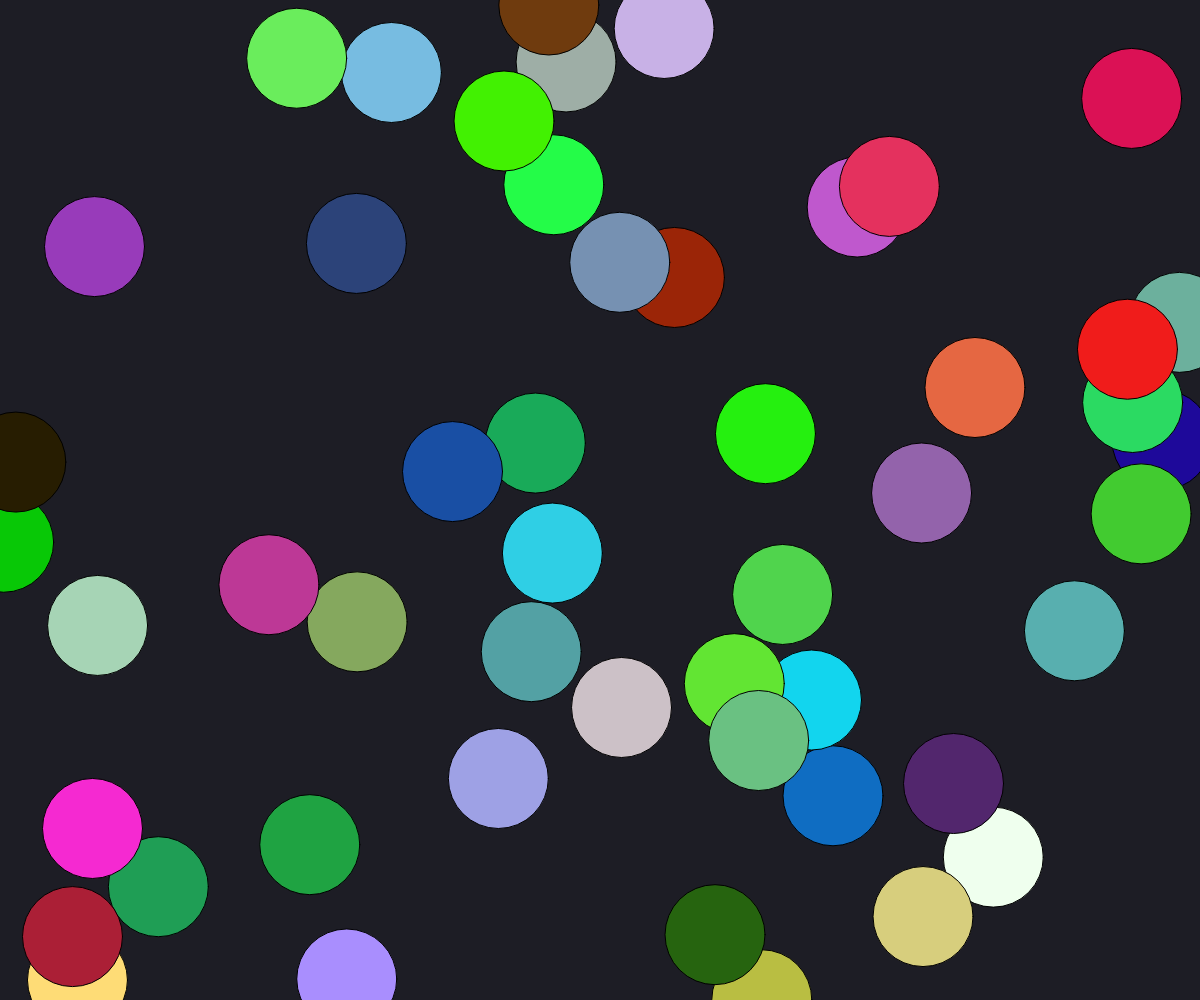
Frame 1 (no input)
Frame 60 (no input): identical to frame 1, image omitted
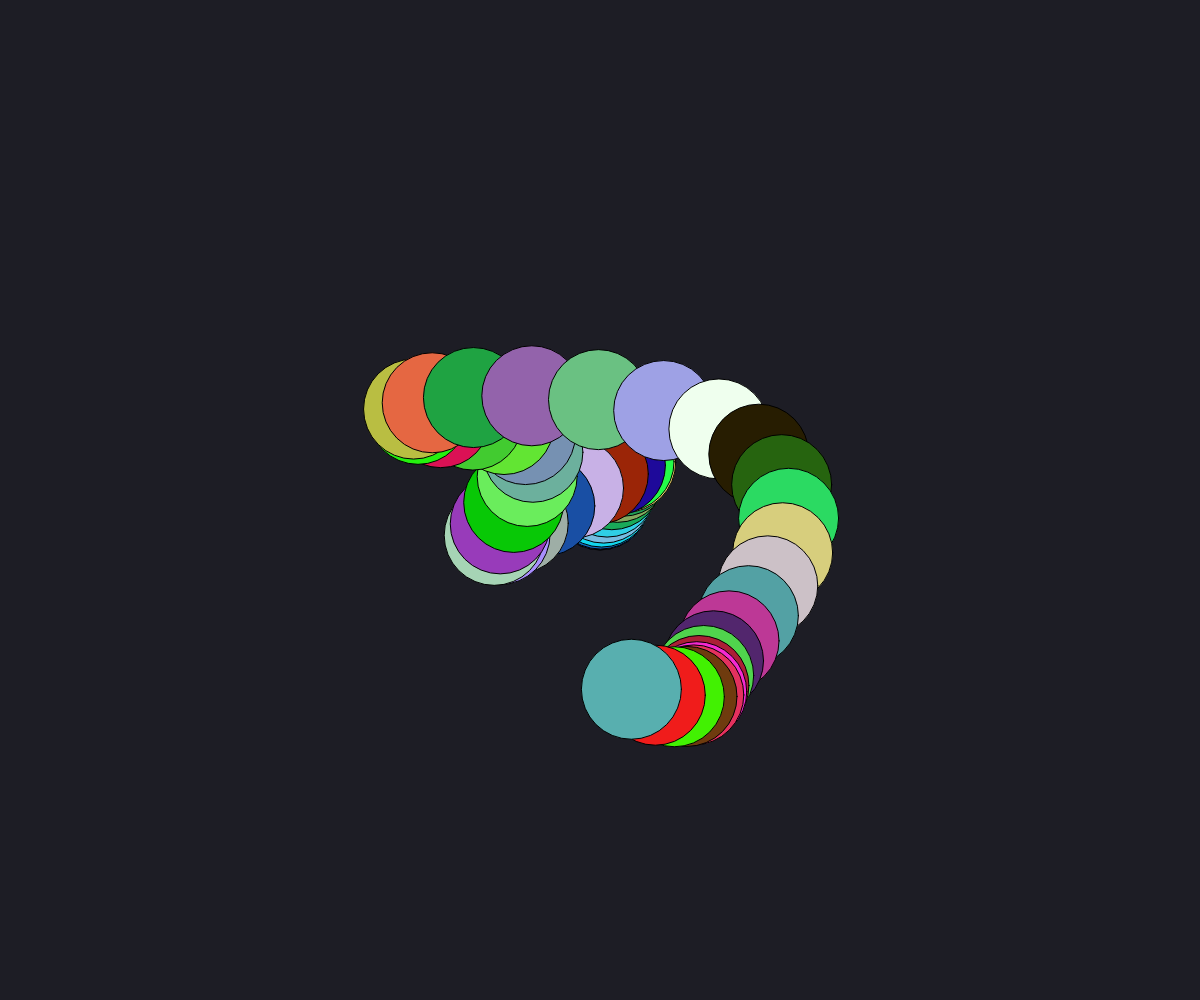
Frame 120 (the mouse pressed at the canvas centre since frame 60)

The p5.js sketch that drew these frames (run headless with seeded random() and noise() and a simulated clock; from frame 60 on, the mouse is pressed at the canvas centre):

// p5.js sketch
// ── sketch.js
let snake = [];
const SNAKE_LENGTH = 50;

class Body {

  constructor(prevSegment) {
    this.x = random(width);
    this.y = random(height);

    this.radius = 50;

    this.speed = 0.15;

    this.prevSegment = prevSegment;

    this.clr = [random(255), random(255), random(255)];
  }

  draw() {
    fill(this.clr);
    circle(this.x, this.y, this.radius);
  }

  move() {
    var shiftx;
    var shifty;

    if (this.prevSegment == null) {
      shiftx = mouseX - this.x;
      shifty = mouseY - this.y;
    }

    else {
      shiftx = this.prevSegment.x - this.x;
      shifty = this.prevSegment.y - this.y;
    }


    this.x += this.speed*shiftx;
    this.y += this.speed*shifty;
  }

}

function setup() {
  createCanvas(windowWidth, windowHeight);
  ellipseMode(RADIUS);

  snake.push(new Body(null));
  for (var folllow = 1; folllow < SNAKE_LENGTH; folllow++) {
    snake.push(new Body(snake[folllow-1]));
  }
}

function draw() {
  background(29, 29, 37);

  snake.forEach(function(body) {
    body.draw();
    if (mouseIsPressed) {
      body.move();
    }
  })
}
